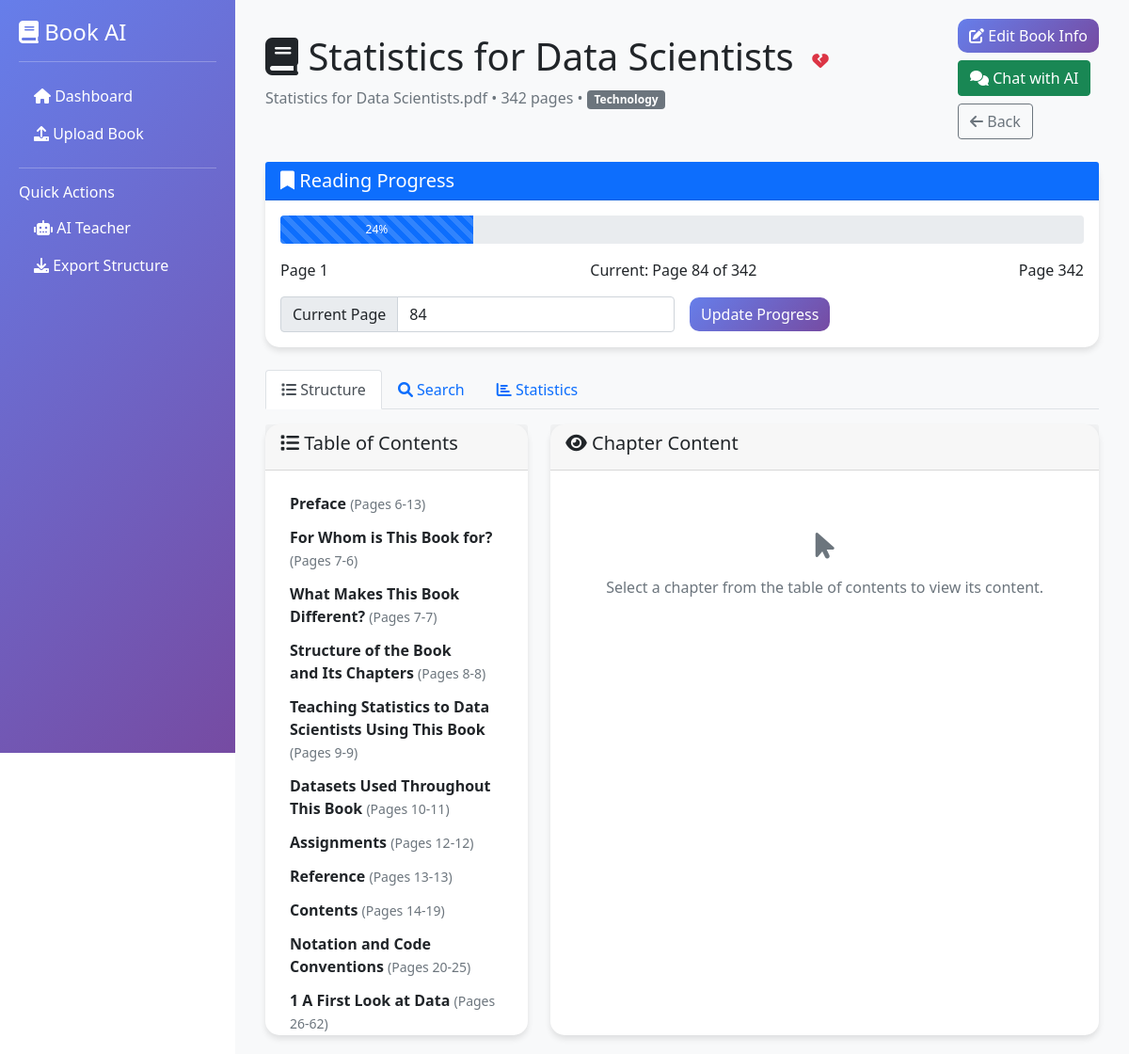
Screenshot of /book/1/ with the database file from the repository.
### application/models.py (models this page shows, shortened)
class Book(models.Model):
    CATEGORY_CHOICES = [
        ('fiction', 'Fiction'),
        ('non-fiction', 'Non-Fiction'),
        ('science', 'Science'),
        ('technology', 'Technology'),
        ('business', 'Business'),
        ('philosophy', 'Philosophy'),
        ('self-help', 'Self Help'),
        ('history', 'History'),
        ('biography', 'Biography'),
        ('other', 'Other'),
    ]
    title = models.CharField(max_length=255)
    filename = models.CharField(max_length=255)
    file_path = models.FileField(upload_to='books/')
    uploaded_by = models.ForeignKey(User, on_delete=models.CASCADE, null=True, blank=True)
    uploaded_at = models.DateTimeField(auto_now_add=True)
    page_count = models.IntegerField(default=0)
    processing_status = models.CharField(
        max_length=20,
        choices=[
            ('pending', 'Pending'),
            ('processing', 'Processing'),
            ('completed', 'Completed'),
            ('failed', 'Failed')
        ],
        default='pending'
    )
    category = models.CharField(max_length=50, choices=CATEGORY_CHOICES, default='other')
    tags = models.CharField(max_length=255, blank=True)  # Comma-separated tags
    description = models.TextField(blank=True)
    author = models.CharField(max_length=255, blank=True)
    current_page = models.IntegerField(default=0)  # Reading progress
    last_read_at = models.DateTimeField(null=True, blank=True)
    favorite = models.BooleanField(default=False)
    def reading_progress_percentage(self):
        if self.page_count > 0:
            return min(100, int((self.current_page / self.page_count) * 100))
        return 0

class Chapter(models.Model):
    book = models.ForeignKey(Book, on_delete=models.CASCADE, related_name='chapters')
    title = models.CharField(max_length=500)
    level = models.IntegerField(default=1)  # 1=chapter, 2=section, 3=subsection, etc.
    start_page = models.IntegerField()
    end_page = models.IntegerField()
    content = models.TextField()
    parent = models.ForeignKey('self', on_delete=models.CASCADE, null=True, blank=True, related_name='children')
    chapter_id = models.CharField(max_length=50, null=True, blank=True)
    class Meta:
        ordering = ['start_page', 'level']

### application/views.py (the view)
# urls.py: path('book/<int:book_id>/', views.book_detail, name='book_detail'),
def book_detail(request, book_id):
    book = get_object_or_404(Book, id=book_id)
    chapters = book.chapters.filter(parent=None)  # Root chapters only
    context = {
        'book': book,
        'chapters': chapters,
        'pdf_processing_available': PDF_PROCESSING_AVAILABLE
    }
    return render(request, 'application/book_detail.html', context)

### application/templates/application/book_detail.html (shortened to what this page needs)
{% extends 'application/base.html' %}
{% block sidebar %}
<hr>
<h6>Quick Actions</h6>
<div class="nav flex-column">
    {% if book.processing_status == 'completed' and pdf_processing_available %}
        <a class="nav-link text-white" href="{% url 'chat_interface' book.id %}">
            <i class="fas fa-robot"></i> AI Teacher
        </a>
    {% endif %}
    <a class="nav-link text-white" href="{% url 'export_structure' book.id %}">
        <i class="fas fa-download"></i> Export Structure
    </a>
</div>
{% endblock %}
{% block content %}
<div class="container-fluid">
    <div class="row">
        <div class="col-12">            <div class="d-flex justify-content-between align-items-center mb-4">
                <div>
                    <h1>
                        <i class="fas fa-book"></i> {{ book.title }}
                        <button type="button" class="btn btn-sm btn-link text-danger toggle-favorite" data-book-id="{{ book.id }}" data-favorite="{{ book.favorite|yesno:'true,false' }}">
                        </button>
                    </h1>
                    <p class="text-muted">
                        {{ book.filename }} • {{ book.page_count }} pages •
                        <span class="badge bg-secondary">{{ book.get_category_display|default:"Uncategorized" }}</span>
                    </p>
                </div>
                <div>
                    <button class="btn btn-primary mb-2" data-bs-toggle="modal" data-bs-target="#editBookModal">
                        <i class="fas fa-edit"></i> Edit Book Info
                    </button>
                    <br>
                    {% if book.processing_status == 'completed' and pdf_processing_available %}
                        <a href="{% url 'chat_interface' book.id %}" class="btn btn-success mb-2">
                            <i class="fas fa-comments"></i> Chat with AI
                        </a>
                        <br>
                    {% endif %}
                    <a href="{% url 'home' %}" class="btn btn-outline-secondary">
                        <i class="fas fa-arrow-left"></i> Back
                    </a>
                </div>
            </div>
            <div class="row mb-4">
                <div class="col-12">
                    <div class="card">
                        <div class="card-header bg-primary text-white">
                            <h5 class="mb-0"><i class="fas fa-bookmark"></i> Reading Progress</h5>
                        </div>
                        <div class="card-body">
                            <div class="progress" style="height: 30px;">
                                <div class="progress-bar progress-bar-striped progress-bar-animated"
                                     role="progressbar"
                                     style="width: {{ book.reading_progress_percentage }}%;"
                                     aria-valuenow="{{ book.reading_progress_percentage }}"
                                     aria-valuemin="0"
                                     aria-valuemax="100">
                                    {{ book.reading_progress_percentage }}%
                                </div>
                            </div>
                            <div class="mt-3 d-flex justify-content-between">
                                <span>Page 1</span>
                                <span>Current: Page {{ book.current_page }} of {{ book.page_count }}</span>
                                <span>Page {{ book.page_count }}</span>
                            </div>
                            <div class="mt-3">
                                <form id="updateReadingProgressForm" class="row g-3 align-items-center">
                                    <div class="col-md-6">
                                        <div class="input-group">
                                            <span class="input-group-text">Current Page</span>
                                            <input type="number" class="form-control" id="currentPageInput"
                                                  min="0" max="{{ book.page_count }}" value="{{ book.current_page }}">
                                        </div>
                                    </div>
                                    <div class="col-auto">
                                        <button type="button" id="updateProgressBtn" class="btn btn-primary">Update Progress</button>
                                    </div>
                                </form>
                            </div>
                        </div>
                    </div>
                </div>
            </div>
        </div>
    </div>
    {% if book.processing_status != 'completed' %}
        <div class="row">
            <div class="col-12">
                <div class="alert alert-info">
                    <i class="fas fa-info-circle"></i>
                    {% if book.processing_status == 'processing' %}
                        Book is currently being processed. Please wait...
                    {% elif book.processing_status == 'failed' %}
                        Book processing failed. Please try uploading again.
                    {% else %}
                        Book is pending processing.
                    {% endif %}
                </div>
            </div>
        </div>
    {% else %}
        <ul class="nav nav-tabs" id="bookTabs" role="tablist">
            <li class="nav-item" role="presentation">
                <button class="nav-link active" id="structure-tab" data-bs-toggle="tab"
                        data-bs-target="#structure" type="button" role="tab">
                    <i class="fas fa-list"></i> Structure
                </button>
            </li>
            <li class="nav-item" role="presentation">
                <button class="nav-link" id="search-tab" data-bs-toggle="tab"
                        data-bs-target="#search" type="button" role="tab">
                    <i class="fas fa-search"></i> Search
                </button>
            </li>
            <li class="nav-item" role="presentation">
                <button class="nav-link" id="stats-tab" data-bs-toggle="tab"
                        data-bs-target="#stats" type="button" role="tab">
                    <i class="fas fa-chart-bar"></i> Statistics
                </button>
            </li>
        </ul>
        <div class="tab-content mt-3" id="bookTabContent">
            <div class="tab-pane fade show active" id="structure" role="tabpanel">
                <div class="row">
                    <div class="col-md-4">
                        <div class="card">
                            <div class="card-header">
                                <h5><i class="fas fa-list"></i> Table of Contents</h5>
                            </div>
                            <div class="card-body" style="max-height: 600px; overflow-y: auto;">
                                {% if chapters %}
                                    <div id="chapterTree">
                                        {% for chapter in chapters %}
                                            <div class="chapter-item" data-chapter-id="{{ chapter.id }}" data-level="{{ chapter.level }}">
                                                <div style="margin-left: {{ chapter.level|add:"-1"|floatformat:0 }}0px;">
                                                    <strong>{{ chapter.title }}</strong>
                                                    <small class="text-muted">(Pages {{ chapter.start_page|add:1 }}-{{ chapter.end_page|add:1 }})</small>
                                                </div>
                                            </div>
                                        {% endfor %}
                                    </div>
                                {% else %}
                                    <p class="text-muted">No chapters found.</p>
                                {% endif %}
                            </div>
                        </div>
                    </div>
                    <div class="col-md-8">
                        <div class="card">
                            <div class="card-header">
                                <h5><i class="fas fa-eye"></i> Chapter Content</h5>
                            </div>
                            <div class="card-body" id="chapterContent" style="height: 600px; overflow-y: auto;">
                                <div class="text-center text-muted py-5">
                                    <i class="fas fa-mouse-pointer fa-2x mb-3"></i>
                                    <p>Select a chapter from the table of contents to view its content.</p>
                                </div>
                            </div>
                        </div>
                    </div>
                </div>
            </div>
        </div>
    {% endif %}
</div>
{% endblock %}

### application/templates/application/base.html (shortened to what this page needs)
<!DOCTYPE html>
<html lang="en">
<head>
    <link href="https://cdn.jsdelivr.net/npm/bootstrap@5.1.3/dist/css/bootstrap.min.css" rel="stylesheet">
    <link href="https://cdnjs.cloudflare.com/ajax/libs/font-awesome/6.0.0/css/all.min.css" rel="stylesheet">
</head>
<body>
    <div class="sidebar">
        <h4><i class="fas fa-book"></i> Book AI</h4>
        <hr>
        <nav class="nav flex-column">
            <a class="nav-link text-white" href="{% url 'home' %}">
                <i class="fas fa-home"></i> Dashboard
            </a>
            <a class="nav-link text-white" href="{% url 'upload_book' %}">
                <i class="fas fa-upload"></i> Upload Book
            </a>
        </nav>
        {% block sidebar %}{% endblock %}
    </div>
    <div class="main-content">
        {% block content %}{% endblock %}
    </div>    <script src="https://cdn.jsdelivr.net/npm/bootstrap@5.1.3/dist/js/bootstrap.bundle.min.js"></script>
    <div class="position-fixed bottom-0 end-0 p-3" style="z-index: 11">
    </div>
</body>
</html>

### application/templates/application/base.html (style rules this page uses)
.sidebar { height: 100vh; position: fixed; top: 0; left: 0; width: 250px; background: linear-gradient(135deg, #667eea 0%, #764ba2 100%); color: white; padding: 20px; overflow-y: auto; }
.main-content { margin-left: 250px; padding: 20px; min-height: 100vh; background-color: #f8f9fa; }
.card { border: none; border-radius: 15px; box-shadow: 0 4px 6px rgba(0, 0, 0, 0.1); }
.btn-primary { background: linear-gradient(135deg, #667eea 0%, #764ba2 100%); border: none; border-radius: 10px; }
.chapter-item { cursor: pointer; padding: 5px 10px; border-radius: 5px; margin: 2px 0; }

### rows the page displays
Book: title "Statistics for Data Scientists", filename "Statistics for Data Scientists.pdf", page_count "342", category "Technology", reading_progress_percentage "24", current_page "84"
Chapter: title "Preface", start_page|add "6", end_page|add "13"
Chapter: title "For Whom is This Book for?", start_page|add "7", end_page|add "6"
Chapter: title "What Makes This Book Different?", start_page|add "7", end_page|add "7"
Chapter: title "Structure of the Book and Its Chapters", start_page|add "8", end_page|add "8"
Chapter: title "Teaching Statistics to Data Scientists Using This Book", start_page|add "9", end_page|add "9"
Chapter: title "Datasets Used Throughout This Book", start_page|add "10", end_page|add "11"
Chapter: title "Assignments", start_page|add "12", end_page|add "12"
Chapter: title "Reference", start_page|add "13", end_page|add "13"
Chapter: title "Contents", start_page|add "14", end_page|add "19"
Chapter: title "Notation and Code Conventions", start_page|add "20", end_page|add "25"
Chapter: title "1 A First Look at Data", start_page|add "26", end_page|add "62"
